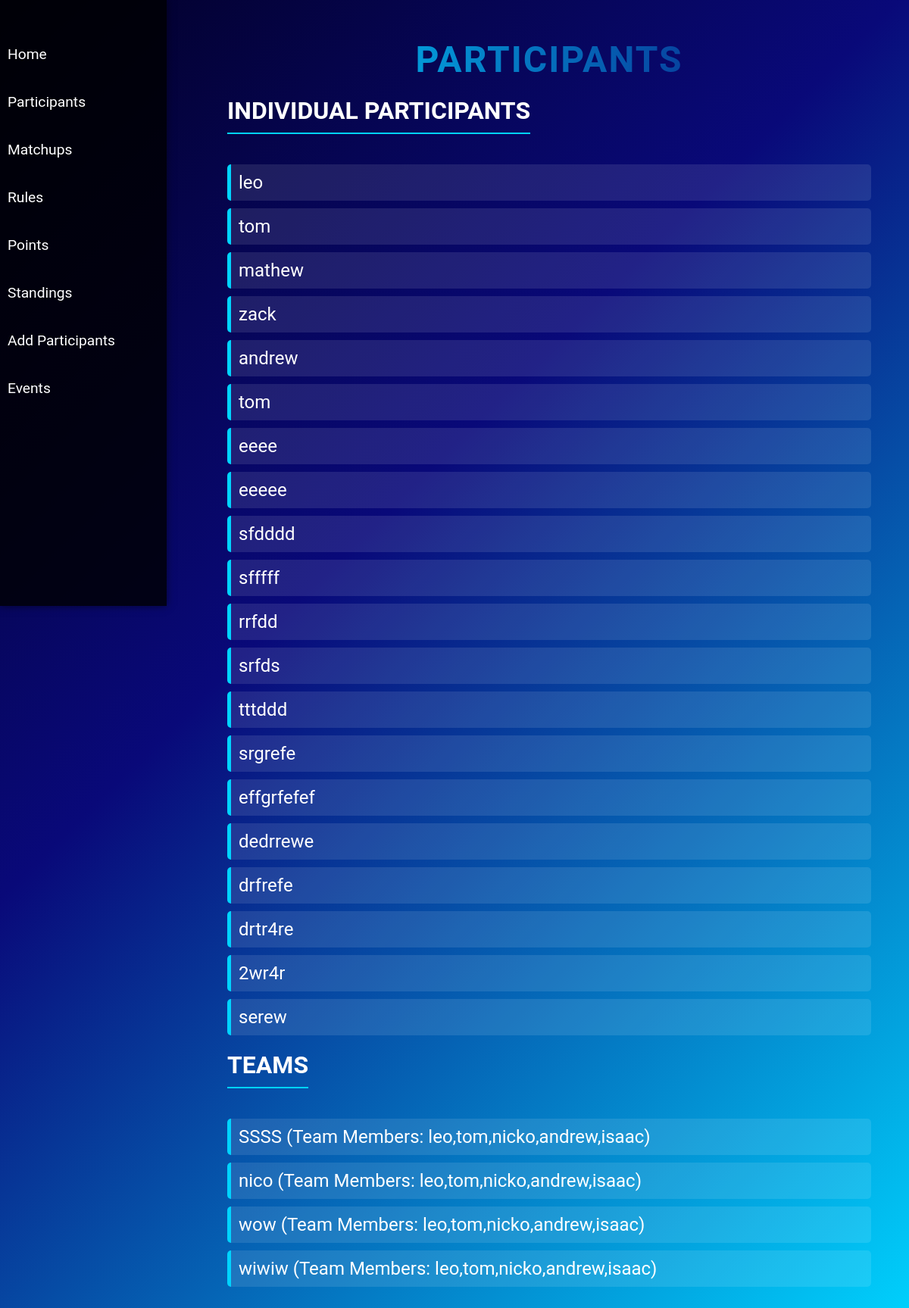
Screenshot of /participants.php with the database file from the repository.
### tables this page shows
CREATE TABLE `participants` (
  `id` int(11) NOT NULL,
  `name` varchar(255) NOT NULL,
  `type` varchar(50) NOT NULL,
  `points` int(11) DEFAULT 0
);

CREATE TABLE `teams` (
  `id` int(11) NOT NULL,
  `team_name` varchar(255) NOT NULL,
  `members` varchar(255) DEFAULT NULL,
  `points` int(11) DEFAULT 0
);

### participants.php (the view, shortened to what this page needs)
<?php
    include('db_connection.php');
    $individuals = $conn->query("SELECT * FROM participants WHERE type='individual'");
    $teams = $conn->query("SELECT * FROM teams");
?>
<!DOCTYPE html>
<html lang="en">
<head>
    <link rel="stylesheet" href="style/participant.css">
</head>
<body>
    <div class="sidebar">
        <ul>
            <li><a href="index.php">Home</a></li>
            <li><a href="participants.php">Participants</a></li>
            <li><a href="matchups.php">Matchups</a></li>
            <li><a href="rules.php">Rules</a></li>
            <li><a href="points.php">Points</a></li>
            <li><a href="standings.php">Standings</a></li>
            <li><a href="add_participant.php">Add Participants</a></li>
            <li><a href="manage_events.php">Events</a></li>
        </ul>
    </div>
    <div class="content">
        <h1>Participants</h1>
        <h2>Individual Participants</h2>
        <ul class="participant-list">
        <?php while ($row = $individuals->fetch_assoc()) { ?>
            <li><?php echo $row['name']; ?></li>
        <?php } ?>
        </ul>
        <h2>Teams</h2>
        <ul class="team-list">
        <?php while ($team = $teams->fetch_assoc()) { ?>
            <li><?php echo $team['team_name']; ?> (Team Members: <?php echo $team['members']; ?>)</li>
        <?php } ?>
        </ul>
    </div>
</body>
</html>

### style/participant.css (style rules this page uses)
* { margin: 0; padding: 0; box-sizing: border-box; font-family: 'Roboto', sans-serif; }
body { background: linear-gradient(135deg, #020024 0%, #090979 40%, #00d4ff 100%); color: #fff; overflow-x: hidden; }
h1, h2 { text-transform: uppercase; text-align: center; margin-bottom: 20px; }
.sidebar { width: 220px; height: 100vh; background: rgba(0, 0, 0, 0.8); position: fixed; top: 0; left: 0; padding-top: 50px; box-shadow: 0px 0px 10px rgba(0, 0, 0, 0.5); }
.sidebar ul { list-style: none; }
.sidebar ul li { margin-bottom: 20px; }
.sidebar ul li a { color: #fff; text-decoration: none; font-size: 1.2rem; padding: 10px; display: block; border-radius: 5px; transition: all 0.3s ease; }
.content { margin-left: 250px; padding: 50px; animation: fadeIn 1s ease-in-out; }
h1 { font-size: 3rem; background: linear-gradient(90deg, #00d4ff, #090979); background-clip: text; -webkit-background-clip: text; color: transparent; letter-spacing: 2px; animation: pulseGlow 2s infinite alternate; }
h2 { font-size: 2rem; color: #fff; border-bottom: 2px solid #00d4ff; display: inline-block; padding-bottom: 10px; margin-bottom: 20px; }
ul.participant-list, ul.team-list { list-style: none; margin: 20px 0; padding: 0; }
ul.participant-list li, ul.team-list li { font-size: 1.5rem; padding: 10px; background: rgba(255, 255, 255, 0.1); border-left: 5px solid #00d4ff; margin-bottom: 10px; border-radius: 5px; transition: all 0.3s ease; }

### rows the page displays
participants: name "leo"
participants: name "tom"
participants: name "mathew"
participants: name "zack"
participants: name "andrew"
participants: name "tom"
participants: name "eeee"
participants: name "eeeee"
participants: name "sfdddd"
participants: name "sfffff"
participants: name "rrfdd"
participants: name "srfds"
participants: name "tttddd"
participants: name "srgrefe"
participants: name "effgrfefef"
participants: name "dedrrewe"
participants: name "drfrefe"
participants: name "drtr4re"
participants: name "2wr4r"
participants: name "serew"
teams: team_name "SSSS", members "leo,tom,nicko,andrew,isaac"
teams: team_name "nico", members "leo,tom,nicko,andrew,isaac"
teams: team_name "wow", members "leo,tom,nicko,andrew,isaac"
teams: team_name "wiwiw", members "leo,tom,nicko,andrew,isaac"
